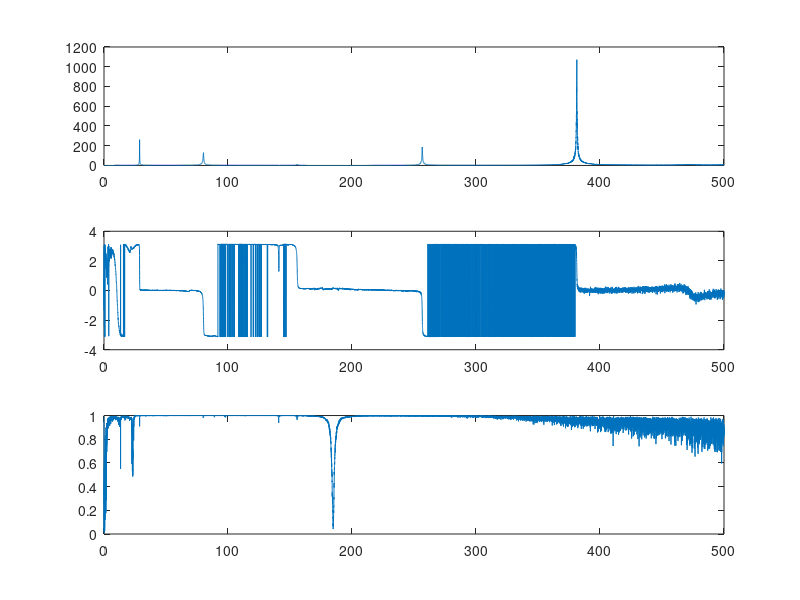
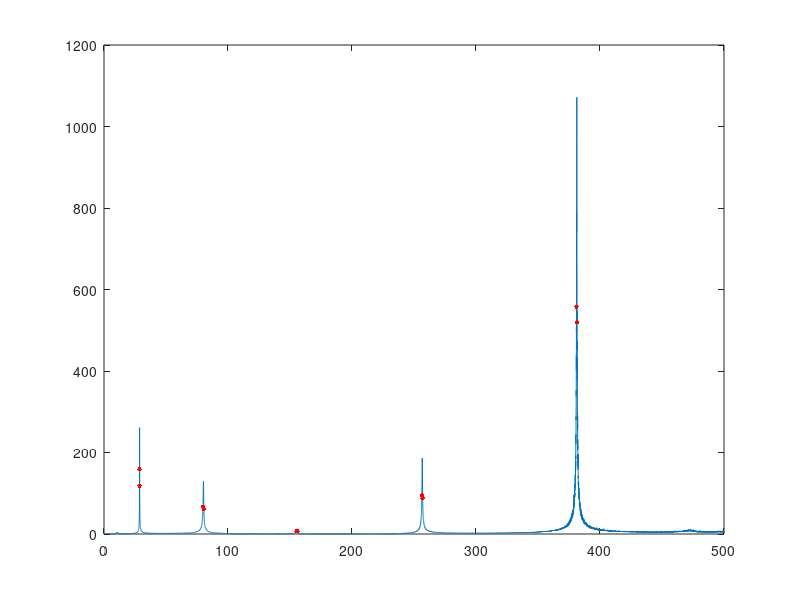

Here is the MATLAB script that generated these plots, in order:

close all
clear all
load DH1.mat
frf_module=abs(frf);
%plot(freq,frf_module(:,1));
%figure
%plot(freq,frf_module(:,2),'r');
%figure
%plot(freq,frf_module(:,3));
m1=0;
incl=zeros(1,11);
for i=1:10
    for d=1:25001
        if freq(d)==50*i
          incl(1,i+1)=d;
        end
    end
end
incl(1,1)=0;
max=0;
d=1;
maximums_arrays=zeros(3,10);
maximums_freq=zeros(3,10);
 
for k=1:3
    for i=1:10
        for j=incl(1,i)+1:incl(1,i+1)
            if frf_module(j,k)>max
                max=frf_module(j,k);
                maximums_arrays(k,i)=j;
                maximums_freq(k,i)=freq(maximums_arrays(k,i));
            end
        end
         max=0;
    end
end
natural_frequencies=zeros(3,5);
natural_frequencies(:,1)=maximums_freq(:,1);
for i=2:5
    natural_frequencies(:,i)=maximums_freq(:,2*(i-1));
end
n_f_array=zeros(3,5);

n_f_array(:,1)=maximums_arrays(:,1);
for i=2:5
    n_f_array(:,i)=maximums_arrays(:,2*(i-1));
end
%%for i=1:5
   % for j=1:3
     %   for d=1:25001
         %   if freq(d)==natural_frequencies(j,i)
            %    n_f_array2(j,i)=d;
           % end
      %  end
  %  end
%end

for i=1:5
  for  j=1:3
       resonance_values(j,i)=frf_module(n_f_array(j,i),j);
  end
end

%calculating the dampings
frf_phase=angle(frf);
subplot(3,1,1)
plot(freq,frf_module(:,1));
subplot(3,1,2)
plot(freq,frf_phase(:,1));
subplot(3,1,3)
plot(freq,cohe(:,3));
figure
%the half power points
half_points_acc1=zeros(5,2);
%for the first accelometer
%the first half power point
for i=1:5
  
       for d=1:25001
           
                   if i==1
                           if frf_module(d,1)>=(square(2)/2)*resonance_values(1,i) 
                               d1=d;
                             half_points_acc1(i,1)=freq(d1,1);
                             hp_values_acc1(i,1)=frf_module(d,1);
                             break;
                           end    
                   else

                        if frf_module(d,1)>=(square(2)/2)*resonance_values(1,i) && freq(d,1)>natural_frequencies(1,i)-40 
                            d1=d;
                            half_points_acc1(i,1)=freq(d1,1);
                            hp_values_acc1(i,1)=frf_module(d,1);
                            break
                        else
                            continue
                        end


                   end
                   
                   
       end
    
end

%the second half power point
for i=1:5
    for d=1:25001
        if d>n_f_array(1,i)
            if frf_module(d,1)<=square(2)/2*resonance_values(1,i)
                      d2=d-1;
                      half_points_acc1(i,2)=freq(d2);
                      hp_values_acc1(i,2)=frf_module(d,1);
                      break
            end
        end
    end
end

%damping for accelerometer 1
damp1_acc1=zeros(5,1);
for i=1:5
    damp1_acc1(i,1)=((half_points_acc1(i,2))^2-(half_points_acc1(i,1)^2))/(4*(natural_frequencies(1,i)^2));
                    
end

%now the phase tangent method
incline=zeros(5,1); %the incline of the frequency-phase trend
damp2_acc1=zeros(5,1);

for i=1:5
    incline(i,1)=(frf_phase(n_f_array(1,i),1)-frf_phase(n_f_array(1,i)-1,1))/(freq(n_f_array(1,i),1)-freq(n_f_array(1,i)-1,1));
   damp2_acc1(i,1)= -1/(natural_frequencies(1,i).*incline(i,1));
end

half_points_acc2=zeros(5,2);

%for the second accelometer
%the first half power point
for i=1:5
  
       for d=1:25001
           
                   if i==1
                           if frf_module(d,2)>=square(2)/2*resonance_values(2,i) 
                               d1=d;
                             half_points_acc2(i,1)=freq(d1,1);
                             break;
                           end    
                   else

                        if frf_module(d,2)>=square(2)/2*resonance_values(2,i) && freq(d,1)>natural_frequencies(2,i)-40 
                            d1=d;
                            half_points_acc2(i,1)=freq(d1);
                            break
                        else
                            continue
                        end


                   end
                   
                   
       end
    
end

%the second half power point
for i=1:5
    for d=1:25001
        if d>n_f_array(2,i)
            if frf_module(d,2)<=square(2)/2*resonance_values(2,i)
                      d2=d-1;
                      half_points_acc2(i,2)=freq(d2,1);
                      break
            end
        end
    end
end

%damping for accelerometer 2
damp1_acc2=zeros(5,1);
for i=1:5
    damp1_acc2(i,1)=((half_points_acc2(i,2))^2-(half_points_acc2(i,1)^2))/(4*(natural_frequencies(2,i)^2));
                    
end

%now the phase tangent method
incline2=zeros(5,1); %the incline of the frequency-phase trend
damp2_acc2=zeros(5,1);

for i=1:5
    incline2(i,1)=(frf_phase(n_f_array(2,i),2)-frf_phase(n_f_array(2,i)-1,2))/(freq(n_f_array(2,i),1)-freq(n_f_array(2,i)-1,1));
   damp2_acc2(i,1)= -1/(natural_frequencies(2,i).*incline2(i,1));
end

%for the third accelometer
%the first half power point
half_points_acc3=zeros(5,2);
d1=25001;
for i=1:5
  
       for d=1:25001
           
                   if i==1
                           if frf_module(d,3)>=square(2)/2*resonance_values(3,i) 
                               d1=d;
                             half_points_acc3(i,1)=freq(d1,1);
                             break;
                           end    
                   else

                        if frf_module(d,3)>=square(2)/2*resonance_values(3,i) && freq(d,1)>natural_frequencies(3,i)-40 
                            d1=d;
                            half_points_acc3(i,1)=freq(d1,1);
                            break
                        else
                            continue
                        end


                   end
                   
                   
       end
    
end

%the second half power point
for i=1:5
    for d=1:25001
        if d>n_f_array(3,i)
            if frf_module(d,3)<=square(2)/2*resonance_values(3,i)
                      d2=d-1;
                      half_points_acc3(i,2)=freq(d2,1);
                      break
            end
        end
    end
end

%damping for accelerometer 3
damp1_acc3=zeros(5,1);
for i=1:5
    damp1_acc3(i,1)=((half_points_acc3(i,2))^2-(half_points_acc3(i,1)^2))/(4*(natural_frequencies(3,i)^2));
                    
end

%now the phase tangent method
incline3=zeros(5,1); %the incline of the frequency-phase trend
damp2_acc3=zeros(5,1);

for i=1:5
    incline3(i,1)=(frf_phase(n_f_array(3,i),3)-frf_phase(n_f_array(3,i)-1,3))/(freq(n_f_array(3,i),1)-freq(n_f_array(3,i)-1,1));
   damp2_acc3(i,1)= -1/(natural_frequencies(3,i).*incline3(i,1));
end
plot(freq,frf_module(:,1));
hold on
for i=1:2
plot(half_points_acc1(:,i),hp_values_acc1(:,i),'r.','markersize',10);
hold on
end

